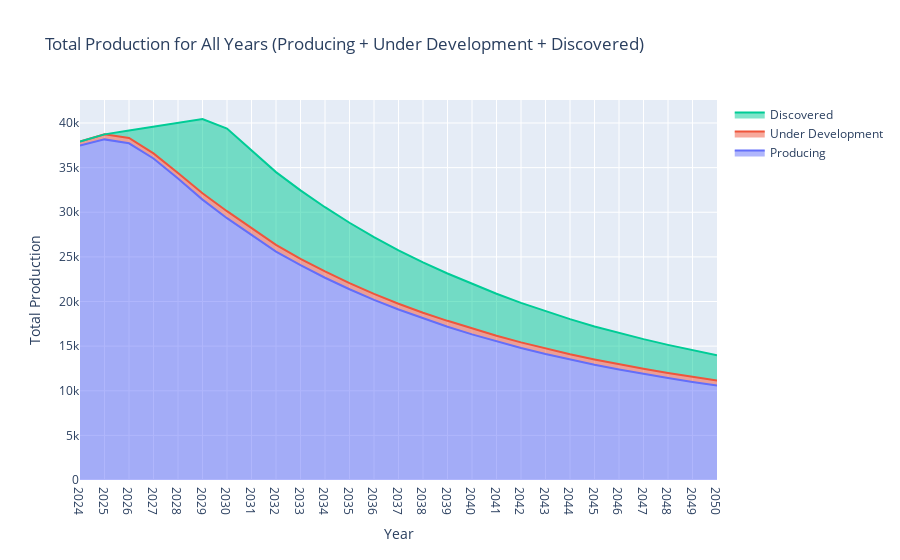

The cell this chart's notebook holds for it:
### Code cell
import plotly.graph_objects as go

# Pivot the forecasted_ud_df DataFrame for easier calculations
forecasted_ud_production_df = forecasted_ud_df.pivot(index='country', columns='year', values='production')

# Determine the common years across the dataframes
common_years = list(set(forecasted_production_df.columns) & set(forecasted_ud_production_df.columns) & set(forecasted_discovered_df['year'].astype(str).unique()))

# Ensure all years from TRL24 to TRL50 are in common_years
all_years = [str(year) for year in range(2024, 2051)]
for year in all_years:
    if year not in common_years:
        common_years.append(year)

common_years.sort()

# Standardize year columns to string type
forecasted_production_df.columns = forecasted_production_df.columns.astype(str)
forecasted_ud_production_df.columns = forecasted_ud_production_df.columns.astype(str)

# Ensure all countries in forecasted_production_df are in forecasted_ud_production_df
for country in forecasted_production_df.index:
    if country not in forecasted_ud_production_df.index:
        forecasted_ud_production_df.loc[country] = [0] * len(common_years)

# Ensure all countries in forecasted_ud_production_df are in forecasted_production_df
for country in forecasted_ud_production_df.index:
    if country not in forecasted_production_df.index:
        forecasted_production_df.loc[country] = [0] * len(common_years)

# Ensure forecasted_discovered_df has all years
for year in common_years:
    if int(year) not in forecasted_discovered_df['year'].values:
        new_data = {'year': int(year), 'country': 'Unknown', 'production': 0, 'reserves': 0, 'reserves_life': 0}
        forecasted_discovered_df = forecasted_discovered_df.append(new_data, ignore_index=True)

# Calculate the total production for each asset type and year
total_production = forecasted_production_df[common_years].sum()
total_ud_production = forecasted_ud_production_df[common_years].sum()
total_discovered_production = forecasted_discovered_df.groupby('year')['production'].sum()

# Handle NaNs
total_production.fillna(0, inplace=True)
total_ud_production.fillna(0, inplace=True)
total_discovered_production.fillna(0, inplace=True)

# Convert to NumPy arrays of type float64
total_production_array = total_production.to_numpy(dtype='float64')
total_ud_production_array = total_ud_production.to_numpy(dtype='float64')
total_discovered_production_array = total_discovered_production.to_numpy(dtype='float64')

# Create the figure
fig = go.Figure()

# Add traces for 'Producing', 'Under Development', and 'Discovered'
fig.add_trace(go.Scatter(x=common_years, y=total_production_array, hoverinfo='x+y', mode='lines', name='Producing', stackgroup='one'))
fig.add_trace(go.Scatter(x=common_years, y=total_ud_production_array, hoverinfo='x+y', mode='lines', name='Under Development', stackgroup='one'))
fig.add_trace(go.Scatter(x=common_years, y=total_discovered_production_array, hoverinfo='x+y', mode='lines', name='Discovered', stackgroup='one'))

# Customize the layout
fig.update_layout(
    title="Total Production for All Years (Producing + Under Development + Discovered)",
    xaxis_title="Year",
    yaxis_title="Total Production",
    hovermode="x unified"
)

# Show the figure
fig.show()

### Figure 1 — Plotly figure (JSON) as saved in the notebook; plotly's stock layout.template omitted (floating-point values rounded to 4 significant figures)
{"data": [{"hoverinfo": "x+y", "mode": "lines", "name": "Producing", "stackgroup": "one", "type": "scatter", "x": ["2024", "2025", "2026", "2027", "2028", "2029", "2030", "2031", "2032", "2033", "2034", "2035", "2036", "2037", "2038", "2039", "2040", "2041", "2042", "2043", "2044", "2045", "2046", "2047", "2048", "2049", "2050"], "y": [37480.0, 38170.0, 37730.0, 36030.0, 33790.0, 31420.0, 29330.0, 27510.0, 25600.0, 24070.0, 22660.0, 21370.0, 20190.0, 19100.0, 18090.0, 17170.0, 16310.0, 15530.0, 14800.0, 14120.0, 13500.0, 12920.0, 12380.0, 11880.0, 11420.0, 10990.0, 10590.0]}, {"hoverinfo": "x+y", "mode": "lines", "name": "Under Development", "stackgroup": "one", "type": "scatter", "x": ["2024", "2025", "2026", "2027", "2028", "2029", "2030", "2031", "2032", "2033", "2034", "2035", "2036", "2037", "2038", "2039", "2040", "2041", "2042", "2043", "2044", "2045", "2046", "2047", "2048", "2049", "2050"], "y": [451.2, 561.4, 594.2, 574.4, 602.2, 709.8, 785.0, 762.3, 740.7, 720.1, 700.6, 682.1, 664.5, 647.8, 645.6, 666.7, 652.3, 638.7, 625.8, 613.5, 601.8, 590.7, 580.2, 570.2, 560.7, 551.6, 543.1]}, {"hoverinfo": "x+y", "mode": "lines", "name": "Discovered", "stackgroup": "one", "type": "scatter", "x": ["2024", "2025", "2026", "2027", "2028", "2029", "2030", "2031", "2032", "2033", "2034", "2035", "2036", "2037", "2038", "2039", "2040", "2041", "2042", "2043", "2044", "2045", "2046", "2047", "2048", "2049", "2050"], "y": [0, 0, 834.1, 2987.0, 5628.0, 8322.0, 9264.0, 8700.0, 8160.0, 7665.0, 7202.0, 6768.0, 6366.0, 5988.0, 5635.0, 5304.0, 4992.0, 4700.0, 4426.0, 4168.0, 3926.0, 3698.0, 3507.0, 3328.0, 3160.0, 3002.0, 2854.0]}], "layout": {"hovermode": "x unified", "title": {"text": "Total Production for All Years (Producing + Under Development + Discovered)"}, "xaxis": {"title": {"text": "Year"}}, "yaxis": {"title": {"text": "Total Production"}}}}
